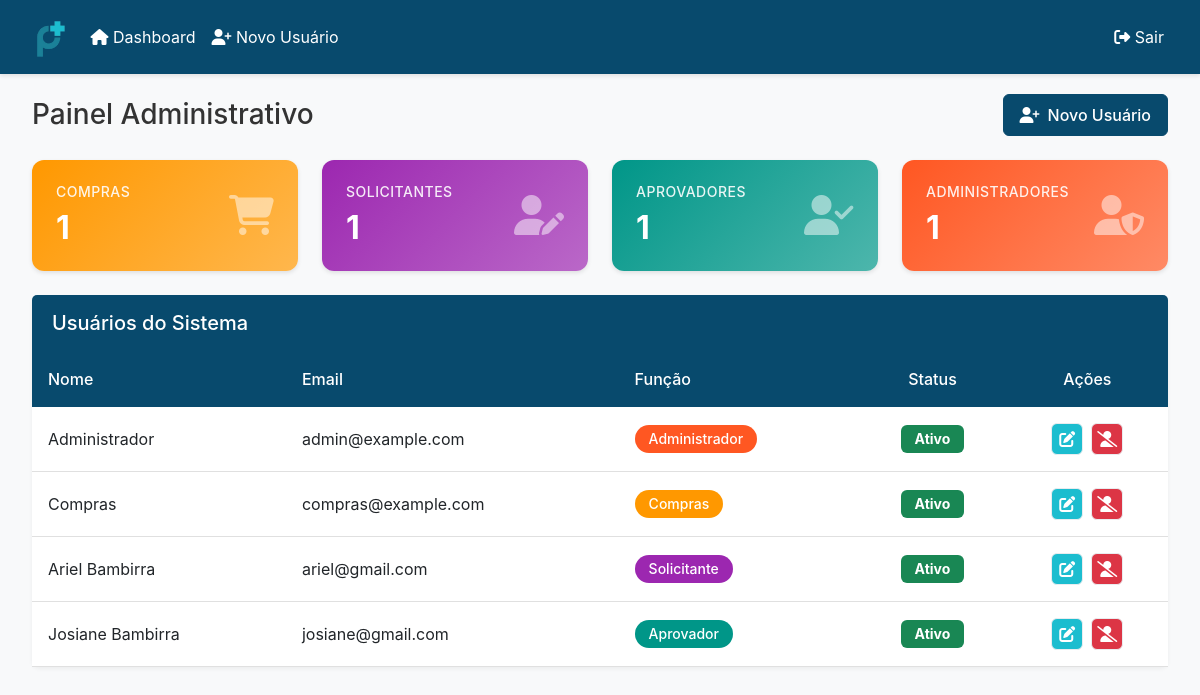
The app's page /admin/dashboard (signed in) with its own data.
### models.py (models this page shows, shortened)
class User(UserMixin, db.Model):
    id = db.Column(db.Integer, primary_key=True)
    name = db.Column(db.String(100), nullable=False)
    email = db.Column(db.String(120), unique=True, nullable=False)
    password = db.Column(db.String(200), nullable=False)
    contact = db.Column(db.String(20))
    role = db.Column(db.String(20), nullable=False)  # 'administrador', 'aprovador', 'solicitante', 'compras'
    is_active = db.Column(db.Boolean, default=True)
    budgets_requested = db.relationship('Budget',
                                      foreign_keys='Budget.solicitante_id',
                                      backref=db.backref('requester', lazy=True))
    budgets_to_approve = db.relationship('Budget',
                                       foreign_keys='Budget.aprovador_id',
                                       backref=db.backref('assigned_approver', lazy=True))

### routes/admin.py (the view)
@bp.route('/dashboard')
@login_required
@role_required('administrador')
def admin_dashboard():
    if current_user.role != 'administrador':
        flash('Acesso negado. Você não tem permissão para acessar esta página.', 'danger')
        return redirect(url_for('budget.dashboard'))
    total_compras = User.query.filter_by(role='compras').count()
    total_solicitantes = User.query.filter_by(role='solicitante').count()
    total_aprovadores = User.query.filter_by(role='aprovador').count()
    total_administradores = User.query.filter_by(role='administrador').count()
    users = User.query.all()
    return render_template('admin_dashboard.html',
                         users=users,
                         total_compras=total_compras,
                         total_solicitantes=total_solicitantes,
                         total_aprovadores=total_aprovadores,
                         total_administradores=total_administradores)

### routes/admin.py (called while the page is built)
def role_required(role):
    def decorator(f):
        @wraps(f)
        def decorated_function(*args, **kwargs):
            if not current_user.is_authenticated or current_user.role != role:
                flash('Você não tem permissão para acessar esta página.', 'error')
                return redirect(url_for('budget.dashboard'))
            return f(*args, **kwargs)
        return decorated_function
    return decorator

### templates/admin_dashboard.html (shortened to what this page needs)
{% extends "base.html" %}
{% block content %}
<div class="dashboard-wrapper">
    <div class="container-fluid main-container">
        <div class="dashboard-header mb-4">
            <div class="d-flex justify-content-between align-items-center">
                <h1 class="h3 mb-0">Painel Administrativo</h1>
                <a href="{{ url_for('auth.register') }}" class="btn btn-primary">
                    <i class="fas fa-user-plus me-2"></i>Novo Usuário
                </a>
            </div>
        </div>
        <div class="row g-4 mb-4">
            <div class="col-md-6 col-lg-3">
                <div class="admin-card compras">
                    <div class="admin-card-content">
                        <div>
                            <h6 class="admin-card-title">Compras</h6>
                            <h2 class="admin-card-value">{{ total_compras }}</h2>
                        </div>
                        <div class="admin-card-icon">
                            <i class="fas fa-shopping-cart"></i>
                        </div>
                    </div>
                </div>
            </div>
            <div class="col-md-6 col-lg-3">
                <div class="admin-card solicitantes">
                    <div class="card-body">
                        <div class="admin-card-content">
                            <div>
                                <h6 class="admin-card-title">Solicitantes</h6>
                                <h2 class="admin-card-value">{{ total_solicitantes }}</h2>
                            </div>
                            <div class="admin-card-icon">
                                <i class="fas fa-user-edit"></i>
                            </div>
                        </div>
                    </div>
                </div>
            </div>
            <div class="col-12 col-sm-6 col-lg-3">
                <div class="admin-card aprovadores">
                    <div class="card-body">
                        <div class="admin-card-content">
                            <div>
                                <h6 class="admin-card-title">Aprovadores</h6>
                                <h2 class="admin-card-value">{{ total_aprovadores }}</h2>
                            </div>
                            <div class="admin-card-icon">
                                <i class="fas fa-user-check"></i>
                            </div>
                        </div>
                    </div>
                </div>
            </div>
            <div class="col-12 col-sm-6 col-lg-3">
                <div class="admin-card administradores">
                    <div class="card-body">
                        <div class="admin-card-content">
                            <div>
                                <h6 class="admin-card-title">Administradores</h6>
                                <h2 class="admin-card-value">{{ total_administradores }}</h2>
                            </div>
                            <div class="admin-card-icon">
                                <i class="fas fa-user-shield"></i>
                            </div>
                        </div>
                    </div>
                </div>
            </div>
        </div>
        <div class="card">
            <div class="card-header">
                <h5 class="mb-0">Usuários do Sistema</h5>
            </div>
            <div class="card-body p-0">
                <div class="table-responsive">
                    <table class="table table-hover align-middle mb-0">
                        <thead>
                            <tr>
                                <th>Nome</th>
                                <th>Email</th>
                                <th>Função</th>
                                <th class="text-center">Status</th>
                                <th class="text-center">Ações</th>
                            </tr>
                        </thead>
                        <tbody>
                            {% for user in users %}
                            <tr>
                                <td>{{ user.name }}</td>
                                <td>{{ user.email }}</td>
                                <td>
                                    <span class="badge role-badge {{ user.role }}">
                                        {{ user.role|title }}
                                    </span>
                                </td>
                                <td class="text-center">
                                    <span class="badge {% if user.is_active %}bg-success{% else %}bg-danger{% endif %}">
                                        {{ 'Ativo' if user.is_active else 'Inativo' }}
                                    </span>
                                </td>
                                <td>
                                    <div class="action-buttons">
                                        <a href="{{ url_for('admin.edit_user', user_id=user.id) }}"
                                           class="btn action-button edit"
                                           title="Editar">
                                            <i class="fas fa-edit"></i>
                                        </a>
                                        <a href="{{ url_for('admin.toggle_user_status', user_id=user.id) }}"
                                           class="btn action-button {% if user.is_active %}delete{% else %}view{% endif %}"
                                           title="{{ 'Desativar' if user.is_active else 'Ativar' }}">
                                            <i class="fas {% if user.is_active %}fa-user-slash{% else %}fa-user-check{% endif %}"></i>
                                        </a>
                                    </div>
                                </td>
                            </tr>
                            {% endfor %}
                        </tbody>
                    </table>
                </div>
            </div>
        </div>
    </div>
</div>
{% endblock %}

### static/css/style.css (style rules this page uses)
:root { --primary: #084A6D; --primary-light: #1CBDCF; --primary-dark: #122B40; --secondary: #1CBDCF; --gray-100: #f8f9fa; --gray-200: #e9ecef; --gray-300: #dee2e6; --gray-400: #ced4da; --gray-500: #adb5bd; --gray-600: #6c757d; --gray-700: #495057; --gray-800: #343a40; --gray-900: #212529; --success: #28a745; --info: #17a2b8; --warning: #ffc107; --danger: #dc3545; --body-bg: #f8f9fa; --body-color: #212529; --border-color: #dee2e6; --card-shadow: 0 2px 4px rgba(0,0,0,.05); --hover-shadow: 0 4px 8px rgba(0,0,0,.1); }
body { background-color: var(--body-bg); color: var(--body-color); font-family: 'Inter', system-ui, -apple-system, sans-serif; line-height: 1.5; }
.card { border: none; border-radius: 8px; box-shadow: var(--card-shadow); transition: transform 0.2s, box-shadow 0.2s; }
.card-header { background: var(--primary); color: white; border-bottom: none; padding: 1rem 1.25rem; font-weight: 500; }
.table { margin-bottom: 0; }
.table th { background: var(--primary); color: white; font-weight: 500; border: none; padding: 1rem; }
.table td { padding: 1rem; vertical-align: middle; border-color: var(--border-color); }
.btn { padding: 0.5rem 1rem; border-radius: 6px; font-weight: 500; transition: all 0.2s; }
.btn-primary { background: var(--primary); border-color: var(--primary); }
.action-button { width: 32px; height: 32px; padding: 0; display: flex; align-items: center; justify-content: center; border-radius: 6px; transition: all 0.2s; background: var(--gray-100); border: 1px solid var(--gray-200); }

### static/css/base.css (style rules this page uses)
:root { --primary: #084A6D; --primary-light: #1CBDCF; --primary-dark: #122B40; --pending-gradient: linear-gradient(135deg, #ff9800, #ffc107); --approved-gradient: linear-gradient(135deg, #4caf50, #81c784); --rejected-gradient: linear-gradient(135deg, #f44336, #e57373); --bg-light: #ffffff; --bg-dark: #f8f9fa; --text-primary: #333333; --text-secondary: #666666; --border-color: #e0e0e0; }
body { background-color: var(--bg-dark); color: var(--text-primary); font-family: 'Inter', system-ui, -apple-system, sans-serif; }
.dashboard-wrapper { padding: 20px; min-height: calc(100vh - 60px); }
.btn-primary { background-color: var(--primary); border-color: var(--primary); }
.table { background: var(--bg-light); margin-bottom: 0; }
.table th { background: var(--primary); color: white; border: none; padding: 1rem; }
.table td { vertical-align: middle; padding: 1rem; border-color: var(--border-color); }
.action-buttons { display: flex; gap: 0.5rem; justify-content: center; }
.action-button { width: 32px; height: 32px; padding: 0; display: flex; align-items: center; justify-content: center; border-radius: 6px; transition: all 0.2s; }
.action-button.edit { background: var(--primary-light); color: white; }
.action-button.delete { background: #dc3545; color: white; }
.card { border: none; border-radius: 8px; box-shadow: 0 2px 4px rgba(0,0,0,0.05); background: var(--bg-light); }
.card-header { background: var(--primary); color: white; border-bottom: none; padding: 1rem 1.25rem; }
.admin-card { border: none; border-radius: 12px; overflow: hidden; transition: all 0.3s ease; box-shadow: 0 2px 4px rgba(0,0,0,0.1); }
.admin-card-content { display: flex; justify-content: space-between; align-items: center; padding: 1.5rem; color: white; }
.admin-card-title { font-size: 0.875rem; text-transform: uppercase; letter-spacing: 0.5px; opacity: 0.9; margin-bottom: 0.5rem; }
.admin-card-value { font-size: 2rem; font-weight: 700; margin: 0; }
.admin-card-icon { font-size: 2.5rem; opacity: 0.5; }
.admin-card.compras { background: linear-gradient(135deg, #ff9800, #ffb74d); }
.admin-card.solicitantes { background: linear-gradient(135deg, #9c27b0, #ba68c8); }
.admin-card.aprovadores { background: linear-gradient(135deg, #009688, #4db6ac); }
.admin-card.administradores { background: linear-gradient(135deg, #ff5722, #ff8a65); }
.role-badge { padding: 0.5em 1em; border-radius: 50rem; font-weight: 500; text-transform: capitalize; }
.role-badge.solicitante { background-color: #9c27b0; color: white; }
.role-badge.aprovador { background-color: #009688; color: white; }
.role-badge.administrador { background-color: #ff5722; color: white; }
.role-badge.compras { background-color: #ff9800; color: white; }
.table td { padding: 1rem; }
.table .badge { font-size: 0.875rem; padding: 0.5em 1em; }

### records on screen
User: name "Administrador", email "admin@example.com", role "Administrador", is_active "Ativo"
User: name "Compras", email "compras@example.com", role "Compras", is_active "Ativo"
User: name "Ariel Bambirra", email "ariel@gmail.com", role "Solicitante", is_active "Ativo"
User: name "Josiane Bambirra", email "josiane@gmail.com", role "Aprovador", is_active "Ativo"

### other values on screen
{{ total_compras }} "1"
{{ total_solicitantes }} "1"
{{ total_aprovadores }} "1"
{{ total_administradores }} "1"
